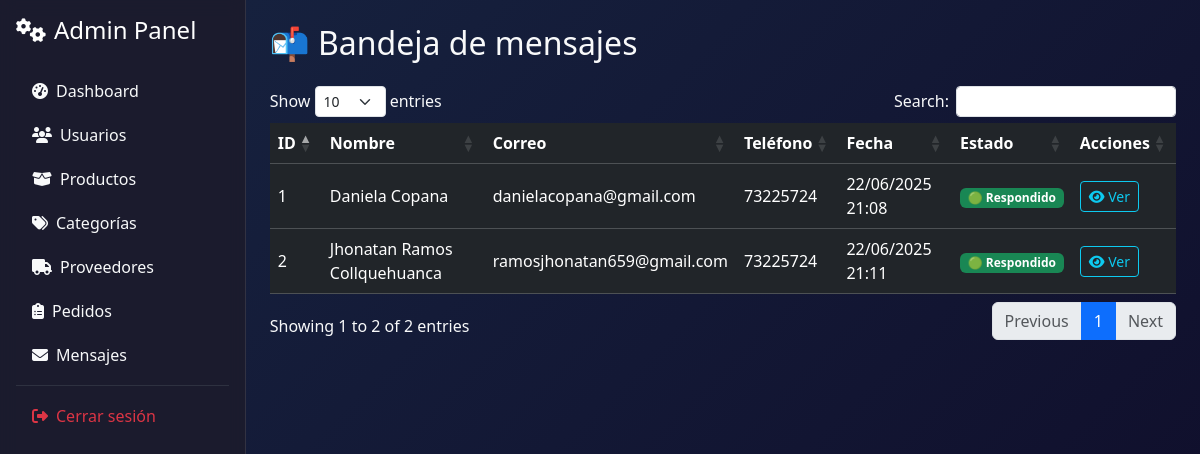
Page /admin (signed in) on the committed database.
### models/mensaje_contacto.py (models this page shows, shortened)
class MensajeContacto(db.Model):
    __tablename__ = 'mensajes_contacto'
    id = db.Column(db.Integer, primary_key=True)
    nombre = db.Column(db.String(100), nullable=False)
    email = db.Column(db.String(100), nullable=False)
    telefono = db.Column(db.String(20))
    mensaje = db.Column(db.Text, nullable=False)
    fecha = db.Column(db.DateTime, default=datetime.utcnow)
    respondido = db.Column(db.Boolean, default=False)

### controllers/mensaje_controller.py (the view)
@mensaje_bp.route('/admin')
def admin_lista():
    if session.get('rol') != 'admin':
        flash('Acceso no autorizado.', 'danger')
        return redirect(url_for('inicio'))
    mensajes = MensajeContacto.query.order_by(MensajeContacto.respondido.asc(), MensajeContacto.fecha.desc()).all()
    return render_template('admin/mensajes/lista.html', mensajes=mensajes)

### app.py (called while the page is built)
@app.context_processor
def inject_active_path():
    def is_active(path):
        return 'active' if request.path == path else ''
    return dict(is_active=is_active)

@app.context_processor
def cantidad_carrito():
    def contar_productos():
        if session.get('rol') == 'cliente' and session.get('id'):
            items = Carrito.query.filter_by(usuario_id=session['id']).all()
            return len(items)
        return 0
    return dict(cantidad_en_carrito=contar_productos())

### templates/admin/mensajes/lista.html (shortened to what this page needs)
{% extends 'base_admin.html' %}
{% block content %}
<h2 class="mb-4">📬 Bandeja de mensajes</h2>
<table class="table table-dark table-hover data-table align-middle">
  <thead>
    <tr>
      <th>ID</th>
      <th>Nombre</th>
      <th>Correo</th>
      <th>Teléfono</th>
      <th>Fecha</th>
      <th>Estado</th>
      <th>Acciones</th>
    </tr>
  </thead>
  <tbody>
    {% for m in mensajes %}
    <tr>
      <td>{{ m.id }}</td>
      <td>{{ m.nombre }}</td>
      <td>{{ m.email }}</td>
      <td>{{ m.telefono or '—' }}</td>
      <td>{{ m.fecha.strftime('%d/%m/%Y %H:%M') }}</td>
      <td>
        {% if m.respondido %}
          <span class="badge bg-success">🟢 Respondido</span>
        {% else %}
          <span class="badge bg-danger">🔴 Sin responder</span>
        {% endif %}
      </td>
      <td>
        <a href="{{ url_for('mensaje.admin_ver', id=m.id) }}"
           class="btn btn-sm btn-outline-info">
          <i class="fas fa-eye"></i> Ver
        </a>
      </td>
    </tr>
    {% endfor %}
  </tbody>
</table>
{% endblock %}

### templates/base_admin.html (style rules this page uses)
:root { --admin-sidebar: #1a1a2e; --admin-main: #16213e; --admin-accent: #0f3460; }
body { font-family: 'Segoe UI', system-ui, sans-serif; overflow-x: hidden; }

### rows in the picture
MensajeContacto: id "2", nombre "Jhonatan Ramos Collquehuanca", email "ramosjhonatan659@gmail.com", telefono "73225724", fecha "22/06/2025 21:11", respondido "🟢 Respondido"
MensajeContacto: id "1", nombre "Daniela Copana", email "danielacopana@gmail.com", telefono "73225724", fecha "22/06/2025 21:08", respondido "🟢 Respondido"
